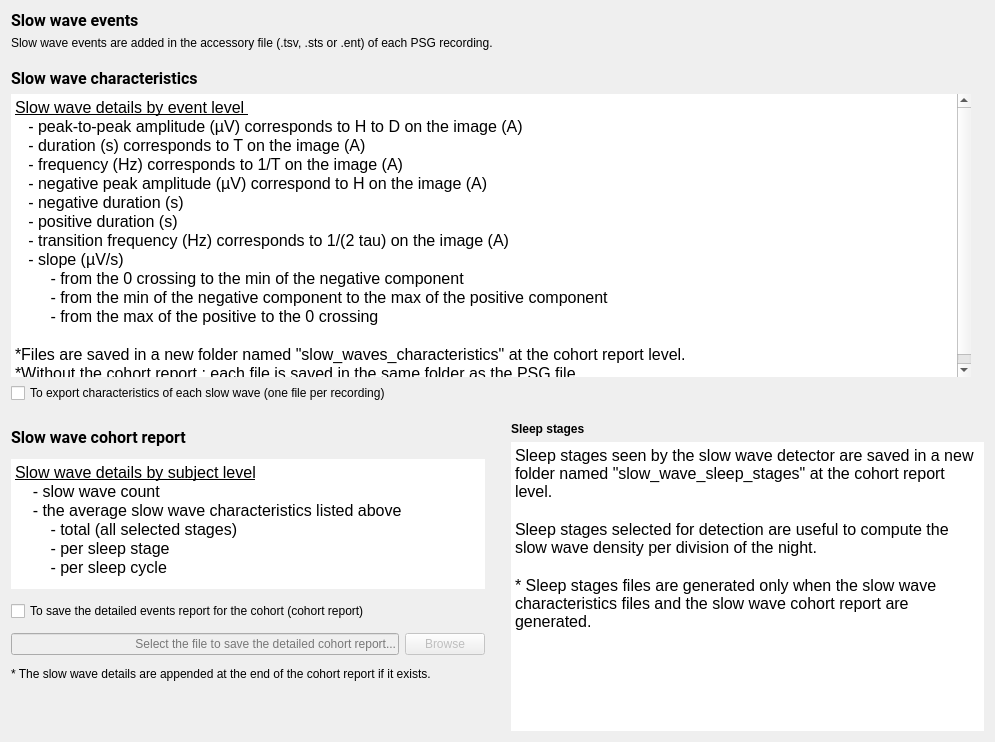
<?xml version="1.0" encoding="UTF-8"?>
<ui version="4.0">
 <class>SSWDSaveFiles</class>
 <widget class="QWidget" name="SSWDSaveFiles">
  <property name="geometry">
   <rect>
    <x>0</x>
    <y>0</y>
    <width>995</width>
    <height>742</height>
   </rect>
  </property>
  <property name="minimumSize">
   <size>
    <width>0</width>
    <height>0</height>
   </size>
  </property>
  <property name="windowTitle">
   <string/>
  </property>
  <property name="styleSheet">
   <string notr="true">font: 12pt &quot;Roboto&quot;;</string>
  </property>
  <layout class="QVBoxLayout" name="verticalLayout_4">
   <item>
    <widget class="QLabel" name="label_title">
     <property name="sizePolicy">
      <sizepolicy hsizetype="Preferred" vsizetype="Maximum">
       <horstretch>0</horstretch>
       <verstretch>0</verstretch>
      </sizepolicy>
     </property>
     <property name="font">
      <font>
       <family>Roboto</family>
       <pointsize>12</pointsize>
       <weight>50</weight>
       <italic>false</italic>
       <bold>false</bold>
      </font>
     </property>
     <property name="text">
      <string>&lt;html&gt;&lt;head/&gt;&lt;body&gt;&lt;p&gt;&lt;span style=&quot; font-weight:600;&quot;&gt;Slow wave events&lt;/span&gt;&lt;/p&gt;&lt;/body&gt;&lt;/html&gt;</string>
     </property>
    </widget>
   </item>
   <item>
    <widget class="QLabel" name="label_3">
     <property name="sizePolicy">
      <sizepolicy hsizetype="Preferred" vsizetype="Maximum">
       <horstretch>0</horstretch>
       <verstretch>0</verstretch>
      </sizepolicy>
     </property>
     <property name="text">
      <string>Slow wave events are added in the accessory file (.tsv, .sts or .ent) of each PSG recording.</string>
     </property>
    </widget>
   </item>
   <item>
    <spacer name="verticalSpacer_3">
     <property name="orientation">
      <enum>Qt::Vertical</enum>
     </property>
     <property name="sizeType">
      <enum>QSizePolicy::Fixed</enum>
     </property>
     <property name="sizeHint" stdset="0">
      <size>
       <width>20</width>
       <height>13</height>
      </size>
     </property>
    </spacer>
   </item>
   <item>
    <widget class="QLabel" name="label_title_2">
     <property name="sizePolicy">
      <sizepolicy hsizetype="Preferred" vsizetype="Maximum">
       <horstretch>0</horstretch>
       <verstretch>0</verstretch>
      </sizepolicy>
     </property>
     <property name="font">
      <font>
       <family>Roboto</family>
       <pointsize>12</pointsize>
       <weight>50</weight>
       <italic>false</italic>
       <bold>false</bold>
      </font>
     </property>
     <property name="text">
      <string>&lt;html&gt;&lt;head/&gt;&lt;body&gt;&lt;p&gt;&lt;span style=&quot; font-weight:600;&quot;&gt;Slow wave characteristics&lt;/span&gt;&lt;/p&gt;&lt;/body&gt;&lt;/html&gt;</string>
     </property>
    </widget>
   </item>
   <item>
    <layout class="QHBoxLayout" name="horizontalLayout_2">
     <item>
      <layout class="QVBoxLayout" name="verticalLayout">
       <item>
        <widget class="QTextEdit" name="textEdit">
         <property name="sizePolicy">
          <sizepolicy hsizetype="Expanding" vsizetype="Minimum">
           <horstretch>0</horstretch>
           <verstretch>0</verstretch>
          </sizepolicy>
         </property>
         <property name="maximumSize">
          <size>
           <width>16777215</width>
           <height>16777215</height>
          </size>
         </property>
         <property name="frameShape">
          <enum>QFrame::HLine</enum>
         </property>
         <property name="frameShadow">
          <enum>QFrame::Plain</enum>
         </property>
         <property name="lineWidth">
          <number>0</number>
         </property>
         <property name="readOnly">
          <bool>true</bool>
         </property>
         <property name="html">
          <string>&lt;!DOCTYPE HTML PUBLIC &quot;-//W3C//DTD HTML 4.0//EN&quot; &quot;http://www.w3.org/TR/REC-html40/strict.dtd&quot;&gt;
&lt;html&gt;&lt;head&gt;&lt;meta name=&quot;qrichtext&quot; content=&quot;1&quot; /&gt;&lt;style type=&quot;text/css&quot;&gt;
p, li { white-space: pre-wrap; }
&lt;/style&gt;&lt;/head&gt;&lt;body style=&quot; font-family:'Roboto'; font-size:12pt; font-weight:400; font-style:normal;&quot;&gt;
&lt;p style=&quot; margin-top:0px; margin-bottom:0px; margin-left:0px; margin-right:0px; -qt-block-indent:0; text-indent:0px;&quot;&gt;&lt;span style=&quot; text-decoration: underline;&quot;&gt;Slow wave details by event level &lt;/span&gt;&lt;/p&gt;
&lt;p style=&quot; margin-top:0px; margin-bottom:0px; margin-left:0px; margin-right:0px; -qt-block-indent:0; text-indent:0px;&quot;&gt;   - &lt;span style=&quot; color:#000000;&quot;&gt;peak-to-peak amplitude (µV) corresponds to H to D on the image (A)&lt;/span&gt;&lt;/p&gt;
&lt;p style=&quot; margin-top:0px; margin-bottom:0px; margin-left:0px; margin-right:0px; -qt-block-indent:0; text-indent:0px;&quot;&gt;   - duration (s) corresponds to T &lt;span style=&quot; color:#000000;&quot;&gt;on the image (A)&lt;/span&gt;&lt;/p&gt;
&lt;p style=&quot; margin-top:0px; margin-bottom:0px; margin-left:0px; margin-right:0px; -qt-block-indent:0; text-indent:0px;&quot;&gt;   - frequency (Hz) corresponds to 1/T &lt;span style=&quot; color:#000000;&quot;&gt;on the image (A)&lt;/span&gt;&lt;/p&gt;
&lt;p style=&quot; margin-top:0px; margin-bottom:0px; margin-left:0px; margin-right:0px; -qt-block-indent:0; text-indent:0px;&quot;&gt;   - &lt;span style=&quot; font-family:'Arial','sans-serif'; color:#000000; background-color:transparent;&quot;&gt;negative peak amplitude &lt;/span&gt;&lt;span style=&quot; color:#000000;&quot;&gt;(µV) correspond to H on the image (A)&lt;/span&gt;&lt;/p&gt;
&lt;p style=&quot; margin-top:0px; margin-bottom:0px; margin-left:0px; margin-right:0px; -qt-block-indent:0; text-indent:0px;&quot;&gt;&lt;span style=&quot; color:#000000;&quot;&gt;   - &lt;/span&gt;&lt;a name=&quot;docs-internal-guid-7597fb9e-7fff-dd5c-4478-b33f09691339&quot;&gt;&lt;/a&gt;&lt;span style=&quot; font-family:'Arial','sans-serif'; color:#000000; background-color:transparent;&quot;&gt;n&lt;/span&gt;&lt;span style=&quot; font-family:'Arial','sans-serif'; color:#000000; background-color:transparent;&quot;&gt;egative duration (s) &lt;/span&gt;&lt;/p&gt;
&lt;p style=&quot; margin-top:0px; margin-bottom:0px; margin-left:0px; margin-right:0px; -qt-block-indent:0; text-indent:0px;&quot;&gt;&lt;span style=&quot; font-family:'Arial','sans-serif'; color:#000000; background-color:transparent;&quot;&gt;   - &lt;/span&gt;&lt;a name=&quot;docs-internal-guid-f6ea236d-7fff-1fb4-6202-3e00854b0b90&quot;&gt;&lt;/a&gt;&lt;span style=&quot; font-family:'Arial','sans-serif'; color:#000000; background-color:transparent;&quot;&gt;p&lt;/span&gt;&lt;span style=&quot; font-family:'Arial','sans-serif'; color:#000000; background-color:transparent;&quot;&gt;ositive duration (s)&lt;/span&gt;&lt;/p&gt;
&lt;p style=&quot; margin-top:0px; margin-bottom:0px; margin-left:0px; margin-right:0px; -qt-block-indent:0; text-indent:0px;&quot;&gt;&lt;span style=&quot; color:#000000;&quot;&gt;   - transition frequency (Hz) corresponds to 1/(2 tau) on the image (A)&lt;/span&gt;&lt;/p&gt;
&lt;p style=&quot; margin-top:0px; margin-bottom:0px; margin-left:0px; margin-right:0px; -qt-block-indent:0; text-indent:0px;&quot;&gt;&lt;span style=&quot; color:#000000;&quot;&gt;   - slope (µV/s)&lt;/span&gt;&lt;/p&gt;
&lt;p style=&quot; margin-top:0px; margin-bottom:0px; margin-left:0px; margin-right:0px; -qt-block-indent:0; text-indent:0px;&quot;&gt;&lt;span style=&quot; color:#000000;&quot;&gt;        - from the 0 crossing to the min of the negative component&lt;/span&gt;&lt;/p&gt;
&lt;p style=&quot; margin-top:0px; margin-bottom:0px; margin-left:0px; margin-right:0px; -qt-block-indent:0; text-indent:0px;&quot;&gt;&lt;span style=&quot; color:#000000;&quot;&gt;        - from the min of the negative component to the max of the positive component&lt;/span&gt;&lt;/p&gt;
&lt;p style=&quot; margin-top:0px; margin-bottom:0px; margin-left:0px; margin-right:0px; -qt-block-indent:0; text-indent:0px;&quot;&gt;&lt;span style=&quot; color:#000000;&quot;&gt;        - from the max of the positive to the 0 crossing&lt;/span&gt;&lt;/p&gt;
&lt;p style=&quot;-qt-paragraph-type:empty; margin-top:0px; margin-bottom:0px; margin-left:0px; margin-right:0px; -qt-block-indent:0; text-indent:0px; color:#000000;&quot;&gt;&lt;br /&gt;&lt;/p&gt;
&lt;p style=&quot; margin-top:0px; margin-bottom:0px; margin-left:0px; margin-right:0px; -qt-block-indent:0; text-indent:0px;&quot;&gt;&lt;span style=&quot; color:#000000;&quot;&gt;*Files are saved in a new folder named &amp;quot;slow_waves_characteristics&amp;quot; at the cohort report level.&lt;/span&gt;&lt;/p&gt;
&lt;p style=&quot; margin-top:0px; margin-bottom:0px; margin-left:0px; margin-right:0px; -qt-block-indent:0; text-indent:0px;&quot;&gt;&lt;span style=&quot; color:#000000;&quot;&gt;*Without the cohort report : each file is saved in the same folder as the PSG file.&lt;/span&gt;&lt;/p&gt;&lt;/body&gt;&lt;/html&gt;</string>
         </property>
        </widget>
       </item>
       <item>
        <widget class="QCheckBox" name="checkBox_export_sw">
         <property name="text">
          <string>To export characteristics of each slow wave (one file per recording)</string>
         </property>
        </widget>
       </item>
      </layout>
     </item>
     <item>
      <widget class="QLabel" name="image">
       <property name="lineWidth">
        <number>0</number>
       </property>
       <property name="text">
        <string/>
       </property>
       <property name="pixmap">
        <pixmap resource="criteria.qrc">:/criteria/phase_slow_wave_small.jpg</pixmap>
       </property>
       <property name="alignment">
        <set>Qt::AlignCenter</set>
       </property>
      </widget>
     </item>
    </layout>
   </item>
   <item>
    <spacer name="verticalSpacer_2">
     <property name="orientation">
      <enum>Qt::Vertical</enum>
     </property>
     <property name="sizeType">
      <enum>QSizePolicy::Fixed</enum>
     </property>
     <property name="sizeHint" stdset="0">
      <size>
       <width>20</width>
       <height>13</height>
      </size>
     </property>
    </spacer>
   </item>
   <item>
    <layout class="QHBoxLayout" name="horizontalLayout_4">
     <item>
      <layout class="QVBoxLayout" name="verticalLayout_2">
       <item>
        <widget class="QLabel" name="label">
         <property name="sizePolicy">
          <sizepolicy hsizetype="Preferred" vsizetype="Maximum">
           <horstretch>0</horstretch>
           <verstretch>0</verstretch>
          </sizepolicy>
         </property>
         <property name="font">
          <font>
           <family>Roboto</family>
           <pointsize>12</pointsize>
           <weight>50</weight>
           <italic>false</italic>
           <bold>false</bold>
          </font>
         </property>
         <property name="text">
          <string>&lt;html&gt;&lt;head/&gt;&lt;body&gt;&lt;p&gt;&lt;span style=&quot; font-weight:600;&quot;&gt;Slow wave cohort report&lt;/span&gt;&lt;/p&gt;&lt;/body&gt;&lt;/html&gt;</string>
         </property>
        </widget>
       </item>
       <item>
        <widget class="QTextEdit" name="textEdit_2">
         <property name="sizePolicy">
          <sizepolicy hsizetype="Expanding" vsizetype="Minimum">
           <horstretch>0</horstretch>
           <verstretch>0</verstretch>
          </sizepolicy>
         </property>
         <property name="maximumSize">
          <size>
           <width>16777215</width>
           <height>130</height>
          </size>
         </property>
         <property name="frameShape">
          <enum>QFrame::HLine</enum>
         </property>
         <property name="frameShadow">
          <enum>QFrame::Plain</enum>
         </property>
         <property name="lineWidth">
          <number>0</number>
         </property>
         <property name="readOnly">
          <bool>true</bool>
         </property>
         <property name="html">
          <string>&lt;!DOCTYPE HTML PUBLIC &quot;-//W3C//DTD HTML 4.0//EN&quot; &quot;http://www.w3.org/TR/REC-html40/strict.dtd&quot;&gt;
&lt;html&gt;&lt;head&gt;&lt;meta name=&quot;qrichtext&quot; content=&quot;1&quot; /&gt;&lt;style type=&quot;text/css&quot;&gt;
p, li { white-space: pre-wrap; }
&lt;/style&gt;&lt;/head&gt;&lt;body style=&quot; font-family:'Roboto'; font-size:12pt; font-weight:400; font-style:normal;&quot;&gt;
&lt;p style=&quot; margin-top:0px; margin-bottom:0px; margin-left:0px; margin-right:0px; -qt-block-indent:0; text-indent:0px;&quot;&gt;&lt;span style=&quot; text-decoration: underline;&quot;&gt;Slow wave details by subject level&lt;/span&gt;&lt;/p&gt;
&lt;p style=&quot; margin-top:0px; margin-bottom:0px; margin-left:0px; margin-right:0px; -qt-block-indent:0; text-indent:0px;&quot;&gt;    - slow wave count&lt;/p&gt;
&lt;p style=&quot; margin-top:0px; margin-bottom:0px; margin-left:0px; margin-right:0px; -qt-block-indent:0; text-indent:0px;&quot;&gt;    - the average slow wave characteristics listed above&lt;/p&gt;
&lt;p style=&quot; margin-top:0px; margin-bottom:0px; margin-left:0px; margin-right:0px; -qt-block-indent:0; text-indent:0px;&quot;&gt;        - total (all selected stages)&lt;/p&gt;
&lt;p style=&quot; margin-top:0px; margin-bottom:0px; margin-left:0px; margin-right:0px; -qt-block-indent:0; text-indent:0px;&quot;&gt;        - per sleep stage&lt;/p&gt;
&lt;p style=&quot; margin-top:0px; margin-bottom:0px; margin-left:0px; margin-right:0px; -qt-block-indent:0; text-indent:0px;&quot;&gt;        - per sleep cycle&lt;/p&gt;&lt;/body&gt;&lt;/html&gt;</string>
         </property>
        </widget>
       </item>
       <item>
        <layout class="QHBoxLayout" name="horizontalLayout_3">
         <item>
          <widget class="QCheckBox" name="checkBox_save_cohort">
           <property name="sizePolicy">
            <sizepolicy hsizetype="Expanding" vsizetype="Maximum">
             <horstretch>0</horstretch>
             <verstretch>0</verstretch>
            </sizepolicy>
           </property>
           <property name="maximumSize">
            <size>
             <width>16777215</width>
             <height>16777215</height>
            </size>
           </property>
           <property name="text">
            <string>To save the detailed events report for the cohort (cohort report)</string>
           </property>
          </widget>
         </item>
        </layout>
       </item>
       <item>
        <layout class="QHBoxLayout" name="horizontalLayout">
         <item>
          <widget class="QLineEdit" name="lineEdit_cohort_report">
           <property name="enabled">
            <bool>false</bool>
           </property>
           <property name="sizePolicy">
            <sizepolicy hsizetype="Expanding" vsizetype="Maximum">
             <horstretch>0</horstretch>
             <verstretch>0</verstretch>
            </sizepolicy>
           </property>
           <property name="maximumSize">
            <size>
             <width>16777215</width>
             <height>16777215</height>
            </size>
           </property>
           <property name="alignment">
            <set>Qt::AlignRight|Qt::AlignTrailing|Qt::AlignVCenter</set>
           </property>
           <property name="placeholderText">
            <string>Select the file to save the detailed cohort report...</string>
           </property>
          </widget>
         </item>
         <item>
          <widget class="QPushButton" name="pushButto_browse">
           <property name="enabled">
            <bool>false</bool>
           </property>
           <property name="sizePolicy">
            <sizepolicy hsizetype="Fixed" vsizetype="Fixed">
             <horstretch>0</horstretch>
             <verstretch>0</verstretch>
            </sizepolicy>
           </property>
           <property name="text">
            <string>Browse</string>
           </property>
          </widget>
         </item>
        </layout>
       </item>
       <item>
        <widget class="QLabel" name="label_2">
         <property name="sizePolicy">
          <sizepolicy hsizetype="Preferred" vsizetype="Maximum">
           <horstretch>0</horstretch>
           <verstretch>0</verstretch>
          </sizepolicy>
         </property>
         <property name="text">
          <string>* The slow wave details are appended at the end of the cohort report if it exists.</string>
         </property>
        </widget>
       </item>
       <item>
        <spacer name="verticalSpacer">
         <property name="orientation">
          <enum>Qt::Vertical</enum>
         </property>
         <property name="sizeType">
          <enum>QSizePolicy::Minimum</enum>
         </property>
         <property name="sizeHint" stdset="0">
          <size>
           <width>20</width>
           <height>40</height>
          </size>
         </property>
        </spacer>
       </item>
      </layout>
     </item>
     <item>
      <spacer name="horizontalSpacer_4">
       <property name="orientation">
        <enum>Qt::Horizontal</enum>
       </property>
       <property name="sizeType">
        <enum>QSizePolicy::Fixed</enum>
       </property>
       <property name="sizeHint" stdset="0">
        <size>
         <width>20</width>
         <height>20</height>
        </size>
       </property>
      </spacer>
     </item>
     <item>
      <layout class="QVBoxLayout" name="verticalLayout_3">
       <item>
        <widget class="QLabel" name="label_6">
         <property name="sizePolicy">
          <sizepolicy hsizetype="Preferred" vsizetype="Maximum">
           <horstretch>0</horstretch>
           <verstretch>0</verstretch>
          </sizepolicy>
         </property>
         <property name="text">
          <string>&lt;html&gt;&lt;head/&gt;&lt;body&gt;&lt;p&gt;&lt;span style=&quot; font-weight:600;&quot;&gt;Sleep stages&lt;/span&gt;&lt;/p&gt;&lt;/body&gt;&lt;/html&gt;</string>
         </property>
        </widget>
       </item>
       <item>
        <widget class="QTextEdit" name="textEdit_3">
         <property name="sizePolicy">
          <sizepolicy hsizetype="Expanding" vsizetype="Minimum">
           <horstretch>0</horstretch>
           <verstretch>0</verstretch>
          </sizepolicy>
         </property>
         <property name="frameShape">
          <enum>QFrame::HLine</enum>
         </property>
         <property name="frameShadow">
          <enum>QFrame::Plain</enum>
         </property>
         <property name="lineWidth">
          <number>0</number>
         </property>
         <property name="readOnly">
          <bool>true</bool>
         </property>
         <property name="html">
          <string>&lt;!DOCTYPE HTML PUBLIC &quot;-//W3C//DTD HTML 4.0//EN&quot; &quot;http://www.w3.org/TR/REC-html40/strict.dtd&quot;&gt;
&lt;html&gt;&lt;head&gt;&lt;meta name=&quot;qrichtext&quot; content=&quot;1&quot; /&gt;&lt;style type=&quot;text/css&quot;&gt;
p, li { white-space: pre-wrap; }
&lt;/style&gt;&lt;/head&gt;&lt;body style=&quot; font-family:'Roboto'; font-size:12pt; font-weight:400; font-style:normal;&quot;&gt;
&lt;p style=&quot; margin-top:0px; margin-bottom:0px; margin-left:0px; margin-right:0px; -qt-block-indent:0; text-indent:0px;&quot;&gt;Sleep stages seen by the slow wave detector are saved in a new folder named &amp;quot;slow_wave_sleep_stages&amp;quot; at the cohort report level.  &lt;/p&gt;
&lt;p style=&quot;-qt-paragraph-type:empty; margin-top:0px; margin-bottom:0px; margin-left:0px; margin-right:0px; -qt-block-indent:0; text-indent:0px;&quot;&gt;&lt;br /&gt;&lt;/p&gt;
&lt;p style=&quot; margin-top:0px; margin-bottom:0px; margin-left:0px; margin-right:0px; -qt-block-indent:0; text-indent:0px;&quot;&gt;Sleep stages selected for detection are useful to compute the slow wave density per division of the night.&lt;/p&gt;
&lt;p style=&quot;-qt-paragraph-type:empty; margin-top:0px; margin-bottom:0px; margin-left:0px; margin-right:0px; -qt-block-indent:0; text-indent:0px;&quot;&gt;&lt;br /&gt;&lt;/p&gt;
&lt;p style=&quot; margin-top:0px; margin-bottom:0px; margin-left:0px; margin-right:0px; -qt-block-indent:0; text-indent:0px;&quot;&gt;* Sleep stages files are generated only when the slow wave characteristics files and the slow wave cohort report are generated.&lt;/p&gt;&lt;/body&gt;&lt;/html&gt;</string>
         </property>
        </widget>
       </item>
      </layout>
     </item>
    </layout>
   </item>
  </layout>
 </widget>
 <resources>
  <include location="../../../../../scinodes_poc/src/main/python/ui/themes/themes.qrc"/>
  <include location="criteria.qrc"/>
 </resources>
 <connections>
  <connection>
   <sender>checkBox_export_sw</sender>
   <signal>clicked()</signal>
   <receiver>SSWDSaveFiles</receiver>
   <slot>check_export_sw_file_slot()</slot>
   <hints>
    <hint type="sourcelabel">
     <x>247</x>
     <y>291</y>
    </hint>
    <hint type="destinationlabel">
     <x>422</x>
     <y>405</y>
    </hint>
   </hints>
  </connection>
  <connection>
   <sender>pushButto_browse</sender>
   <signal>clicked()</signal>
   <receiver>SSWDSaveFiles</receiver>
   <slot>browse_cohort_slot()</slot>
   <hints>
    <hint type="sourcelabel">
     <x>445</x>
     <y>557</y>
    </hint>
    <hint type="destinationlabel">
     <x>422</x>
     <y>405</y>
    </hint>
   </hints>
  </connection>
  <connection>
   <sender>checkBox_save_cohort</sender>
   <signal>clicked()</signal>
   <receiver>SSWDSaveFiles</receiver>
   <slot>check_save_cohort_slot()</slot>
   <hints>
    <hint type="sourcelabel">
     <x>247</x>
     <y>529</y>
    </hint>
    <hint type="destinationlabel">
     <x>422</x>
     <y>405</y>
    </hint>
   </hints>
  </connection>
 </connections>
 <slots>
  <slot>choose_slot()</slot>
  <slot>input_format_changed_slot()</slot>
  <slot>browse_cohort_slot()</slot>
  <slot>check_save_cohort_slot()</slot>
  <slot>check_export_sw_file_slot()</slot>
 </slots>
</ui>
